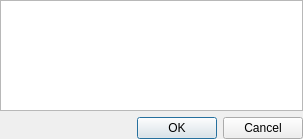
<?xml version="1.0" encoding="UTF-8"?>
<ui version="4.0">
 <class>VisualizationMultiZoneSelectionDialog</class>
 <widget class="QDialog" name="VisualizationMultiZoneSelectionDialog">
  <property name="geometry">
   <rect>
    <x>0</x>
    <y>0</y>
    <width>303</width>
    <height>139</height>
   </rect>
  </property>
  <property name="windowTitle">
   <string>Select...</string>
  </property>
  <layout class="QVBoxLayout" name="verticalLayout">
   <property name="spacing">
    <number>6</number>
   </property>
   <property name="leftMargin">
    <number>0</number>
   </property>
   <property name="topMargin">
    <number>0</number>
   </property>
   <property name="rightMargin">
    <number>0</number>
   </property>
   <property name="bottomMargin">
    <number>0</number>
   </property>
   <item>
    <widget class="QListWidget" name="listWidget">
     <property name="selectionMode">
      <enum>QAbstractItemView::ExtendedSelection</enum>
     </property>
    </widget>
   </item>
   <item>
    <widget class="QDialogButtonBox" name="buttonBox">
     <property name="standardButtons">
      <set>QDialogButtonBox::Cancel|QDialogButtonBox::Ok</set>
     </property>
    </widget>
   </item>
  </layout>
 </widget>
 <resources/>
 <connections/>
</ui>
